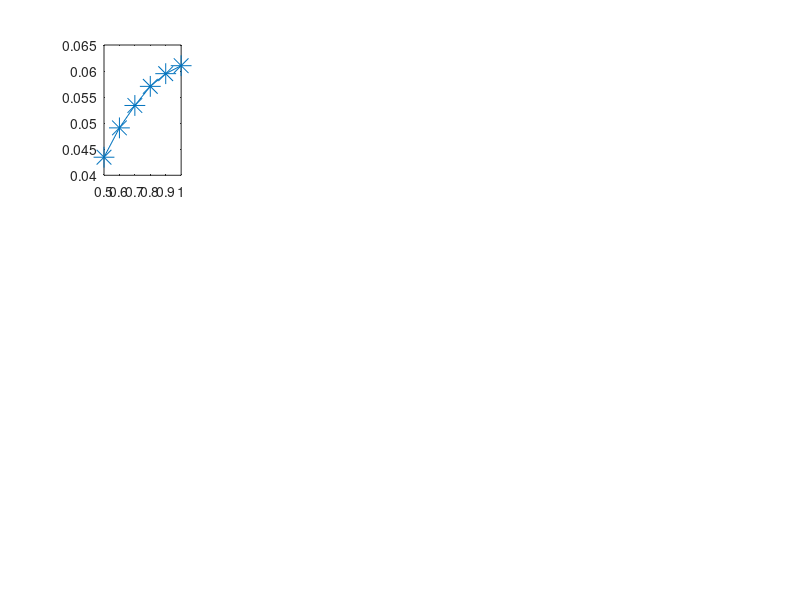

Reproduce this figure in MATLAB. (Note: this script raises an error after producing the figure.)
% make plots

close all 

figure('units', 'pixels', 'position', [0, 0, 2800, 1100], 'visible', 'on'); 
load('DiffSample2.mat') 
load('SampleSat2Data.mat') 
a = reshape(DiffData, 5000, 6); 
b = reshape(porosities, 5000, 6); 
for i = 1:18 
subplot(3, 6, i) 
plot(1:-0.1:0.5, a(50 + i, 1:6), '-*', 'MarkerSize', 15) 
hold on 
sw = 1:-0.1:0.5; 
Drel = a(50+i, 1:6); 
g = fittype('x.^a'); 
f0 = fit(sw', Drel(:)./Drel(1), g); 
fitalpha = f0.a; 
D_Brugge = sw.^fitalpha .* Drel(1); 

sf = nlinfit([repmat(b(50+i), 6, 1), kron(sw', ones(1, 1))], Drel', @(s, x) x(:, 1).^s(1).*x(:, 2).^(-s(2)), [0, 0]) 

 %D_MQ = (b(50+i)).^(sf(1))./(sw.^sf(2));
plot(1:-0.1:0.5, D_Brugge, '-*', 'MarkerSize', 15) 
hold on 
 %plot(1:-0.1:0.5,D_MQ,'-*','MarkerSize',15)
xlabel('$s_w$', 'Interpreter', 'Latex'); 
ylabel('$D_{rel}$', 'Interpreter', 'Latex'); 
set(gca, 'FontSize', 15) 
ylim = get(gca, 'Ylim'); 
text(0.5, 0.8*ylim(2)+0.2*ylim(1), ['$\alpha$=', num2str(round(fitalpha, 3))], 'FontSize', 15, 'Interpreter', 'Latex') 
 %text(0.5,0.8*ylim(2)+0.1*ylim(1),['$s$=',num2str(round(fitS,3))],'FontSize',15,'Interpreter','Latex')
 %text(0.5,0.8*ylim(2)+0*ylim(1),['$t$=',num2str(round(log(fitT)/log(b(50+i)),3))],'FontSize',15,'Interpreter','Latex')

end 
 % % % 
 % % AbsDiff=(abs(a(:,1)-a(:,6)))./a(:,1);
 % % mean(AbsDiff)
 % % std(AbsDiff)
 % % max(AbsDiff)
 % % min(AbsDiff)
 % % figure
 % % histogram(AbsDiff)
 % 
figure 
subplot(1, 2, 2) 
histogram(a(:, 1), 25, 'facealpha', 0.5) 

hold on 
histogram(a(:, 6), 25, 'facealpha', 0.5) 
legend('$s_w=1$', '$s_w=0.5$', 'Interpreter', 'Latex') 
xlabel('$D_{rel}$', 'Interpreter', 'Latex'); 
ylabel('frequency'); 
set(gca, 'FontSize', 15) 


subplot(1, 2, 1) 
plot(porosities(1:5000), a(:, 1), '*') 
hold on 
plot(porosities(25001:30000), a(:, 6), '*') 
 % 
 %  hold on
 %  D_MQ1 = (b(:,1)*1).^(10/3)./(b(:,1).^2);
 %  [temp1,sort1]=sort(b(:,1)); 
 %  plot(temp1,D_MQ1(sort1),'Color','black','LineWidth',3)
 %  
 %  hold on
 %  D_MQ1 = (b(:,6)).^(10/3)./(b(:,1).^2);
 %  [temp1,sort1]=sort(b(:,6)); 
 %  plot(temp1,D_MQ1(sort1),'Color','green','LineWidth',3)


legend('$s_w=1$', '$s_w=0.5$', 'Interpreter', 'Latex') 
xlabel('$\phi_w$', 'Interpreter', 'Latex'); 
ylabel('$D_{rel}$', 'Interpreter', 'Latex'); 
set(gca, 'FontSize', 15) 

load('CNNDiffPlain05.mat') 
load('DiffSample2.mat')
figure 
subplot(2, 2, 1) 
plot(trainingData, predictedTrain, '*') 
hold on 
plot([0, 0.3], [0, 0.3], 'LineWidth', 2) 
xlabel('$D_{cmp}$', 'Interpreter', 'Latex'); 
ylabel('$D_{prd}$', 'Interpreter', 'Latex'); 
set(gca, 'FontSize', 15) 
title('CNN 1 training') 

subplot(2, 2, 2) 
plot(validationData, predicted, '*') 
hold on 
plot([0, 0.3], [0, 0.3], 'LineWidth', 2) 
xlabel('$D_{cmp}$', 'Interpreter', 'Latex'); 
ylabel('$D_{prd}$', 'Interpreter', 'Latex'); 
set(gca, 'FontSize', 15) 
title('CNN 1 validation') 

 
DiffData1 = DiffData(1:4500); 
DiffData2 = DiffData(25000+(1:4500)); 
DiffData1 = DiffData1(DiffData2 < 0.3 & DiffData2 > 0.01); 

subplot(2, 2, 3) 
plot(trainingData, predictedTrain, '*') 
hold on 
plot([0, 0.17], [0, 0.17], 'LineWidth', 2) 
 % hold on
 % plot(trainingData,DiffData.* 0.5.^1.285,'.');
xlabel('$D_{cmp}$', 'Interpreter', 'Latex'); 
ylabel('$D_{prd}$', 'Interpreter', 'Latex'); 
set(gca, 'FontSize', 15) 
title('CNN 2 training') 

subplot(2, 2, 4) 
DiffData1 = DiffData(4501:5000); 
DiffData2 = DiffData(25000+(4501:5000)); 
DiffData1 = DiffData1(DiffData2 < 0.3 & DiffData2 > 0.01); 
plot(validationData, predicted, '*') 
hold on 
plot([0, 0.17], [0, 0.17], 'LineWidth', 2) 
 % hold on
 % plot(validationData,DiffData.* 0.5.^1.285,'.');
xlabel('$D_{cmp}$', 'Interpreter', 'Latex'); 
ylabel('$D_{prd}$', 'Interpreter', 'Latex'); 
set(gca, 'FontSize', 15) 
title('CNN 2 validation') 
 % 

sf = nlinfit([repmat(b(1:4500, 1), 1, 1), kron(sw(6), ones(4500, 1))], a(1:4500, 6), @(s, x) x(:, 1).^s(1).*x(:, 2).^(-s(2)), [0, 0]) 
predicted = repmat(b(4501:5000, 1), 1, 1).^sf(1) .* kron(sw(6), ones(500, 1)).^(-sf(2)); 
validationData = a(4501:5000, 6); 
R_squred = 1 - sum((predicted-(validationData)).^2) / (sum(((validationData)-mean((validationData))).^2)) 
